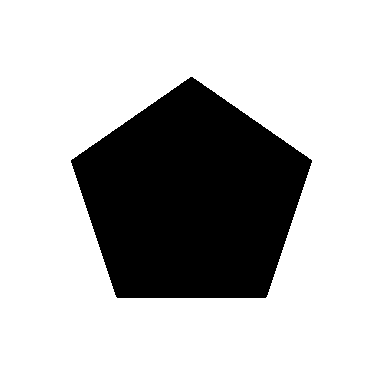
#> input picture Ustinov/LR3/pentagon.bmp, 366 x 366 px, found by its file name
$ jupyter execute LR2_Task.ipynb
#> lines starting #> are read from the running program, lines starting #| are printed output that depends on the picture; after the words box and inside, x2 and y2 are one past the last pixel; in counts of white or black regions, pixels touching at a corner belong together
[cell 1]
import numpy as np
import matplotlib.pyplot as plt
from scipy.ndimage import correlate
from PIL import Image, ImageDraw
import math

# [17 lines of commented-out code are left out]

Часть 1. Поиск границ

[cell 2]
# --- Загрузка изображения (аналог imread) ---
A = np.array(Image.open('pentagon.bmp'))
#> A is the input picture: shape (366, 366, 3); 72.3% white; 1 black region, box (x1, y1, x2, y2) and area: (71, 77, 312, 298) 37068

# Если изображение цветное — переводим в серое (аналог rgb2gray)
if A.ndim == 3:
    A = np.dot(A[..., :3], [0.2989, 0.5870, 0.1140])

plt.figure()
plt.imshow(A, cmap='gray')
plt.title('Загруженное изображение')
plt.axis('off')
plt.show()

print(f'Размер матрицы: {A.shape}')
#| Размер матрицы: (366, 366)

# --- Перевод в формат double (аналог im2double) ---
A = A.astype(np.float64) / 255.0

# --- Маска фильтра Собела (аналог задания Sx, Sy) ---
Sx = np.array([[-1, 0, 1],
               [-2, 0, 2],
               [-1, 0, 1]], dtype=np.float64)
Sy = Sx.T  # транспонирование (аналог Sx')

# --- Производные (аналог imfilter) ---
# correlate — корреляция, как imfilter в MATLAB по умолчанию
Dx = correlate(A, Sx)   # Производная по х → вертикальные границы
Dy = correlate(A, Sy)   # Производная по у → горизонтальные границы

fig, axes = plt.subplots(1, 2, figsize=(10, 4))
axes[0].imshow(Dx, cmap='gray')
axes[0].set_title('Вертикальные границы')
axes[0].axis('off')
axes[1].imshow(Dy, cmap='gray')
axes[1].set_title('Горизонтальные границы')
axes[1].axis('off')
plt.show()

# --- Функция edge (аналог edge(A) из методички) ---
# Включает: Собел + модуль градиента + немаксимальное подавление + порог

def edge_custom(img):
    """
    Аналог MATLAB edge(A).
    Реализация по методичке:
      1) Фильтр Собела
      2) Модуль градиента
      3) Немаксимальное подавление (по направлению градиента)
      4) Пороговая бинаризация
    """
    Sx = np.array([[-1, 0, 1], [-2, 0, 2], [-1, 0, 1]], dtype=np.float64)
    Sy = Sx.T

    Dx = correlate(img, Sx)
    Dy = correlate(img, Sy)

    mag = np.sqrt(Dx**2 + Dy**2)
    ang = np.degrees(np.arctan2(Dy, Dx)) % 180  # 0..180
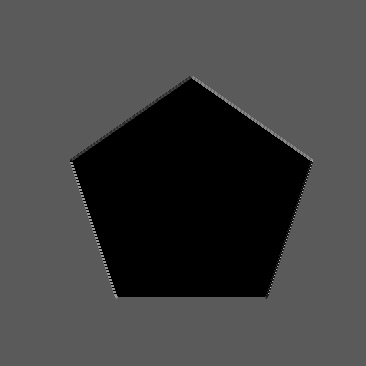
#> ang: shape (366, 366) float64; min 0, max 180, mean 65.7

    h, w = mag.shape
#> h = 366; w = 366
    nms = np.zeros_like(mag)

    # Немаксимальное подавление (алгоритм из теоретической части методички)
    for y in range(2, h - 2):
        for x in range(2, w - 2):
            a = ang[y, x]

            # Квантование направления градиента на 4 сектора
            if (a < 22.5) or (a >= 157.5):
                n1, n2 = mag[y, x - 1], mag[y, x + 1]
            elif 22.5 <= a < 67.5:
                n1, n2 = mag[y - 1, x + 1], mag[y + 1, x - 1]
            elif 67.5 <= a < 112.5:
                n1, n2 = mag[y - 1, x], mag[y + 1, x]
            else:
                n1, n2 = mag[y - 1, x - 1], mag[y + 1, x + 1]

            # Условие из методички: оставляем, если текущая >= соседей
            if mag[y, x] >= n1 and mag[y, x] >= n2:
                nms[y, x] = mag[y, x]

    # Пороговая бинаризация
    threshold = 0.10 * nms.max()
#> threshold = 0.447
    E = (nms > threshold).astype(np.uint8)
#> E: shape (366, 366); values 0 (black) and 1 (white), 0.78% white in thin lines or dots, all inside (x1, y1, x2, y2) = (70, 76, 313, 299)
    return E

E = edge_custom(A)

plt.figure()
plt.imshow(1 - E, cmap='gray')
plt.title('Границы единичной толщины')
plt.axis('off')
plt.show()

Часть 2. Поиск прямых с помощью преобразования Хафа (стандартная форма y = kx + b)

[cell 3]
# --- Пространство поиска (аналог H=zeros(KMAX,BMAX)) ---
KMAX = 1000
BMAX = 1000
H = np.zeros((KMAX, BMAX), dtype=np.float64)

# Ограничения на параметры прямых
kmax = 5.0
bmax = 1000.0

h_img, w_img = E.shape
#> h_img = 366; w_img = 366

# --- Преобразование Хафа (алгоритм из методички, часть 2) ---
for x in range(w_img):
    for y in range(h_img):
        if E[y, x] == 1:
            for KI in range(KMAX):
                k = KI * (2 * kmax) / (KMAX - 1) - kmax
                b = -(x + 1) * k + (y + 1)   # +1 для соответствия 1-based MATLAB
                BI = int(round((b + bmax) * (BMAX - 1) / (2 * bmax) + 1)) - 1  # → 0-based
                if 0 <= BI < BMAX:
                    H[KI, BI] += 1

plt.figure(figsize=(8, 8))
plt.imshow(-H, cmap='gray', aspect='auto')
plt.title('Пространство поиска (k, b)')
plt.xlabel('b')
plt.ylabel('k')
plt.show()

# --- Отрисовка найденных прямых (4 прохода, как в методичке) ---
A_draw = A.copy()

for Pass in range(4):
    # Ищем максимальный отклик (аналог max(H(:)), find)
    Hbest = H.max()
    idx = np.argwhere(H == Hbest)[0]
    KIbest, BIbest = idx[0], idx[1]

    # Пересчёт индексов в параметры (формулы из методички)
    kbest = KIbest * (2 * kmax) / (KMAX - 1) - kmax
    bbest = BIbest * (2 * bmax) / (BMAX - 1) - bmax

    # Рисуем прямую (перебор x, вычисление y = k*x + b)
    for x in range(w_img):
        y = int(round(kbest * (x + 1) + bbest)) - 1  # обратно в 0-based
        if 0 <= y < h_img:
            A_draw[y, x] = 0

    # Удаляем область максимума (заплатка, как в методичке)
    d = 5
    r1 = max(0, KIbest - d)
    r2 = min(KMAX, KIbest + d + 1)
    c1 = max(0, BIbest - d)
    c2 = min(BMAX, BIbest + d + 1)
    H[r1:r2, c1:c2] = 0
#> A_draw: shape (366, 366) float64; values 0 (black) and 1 (white), 71.7% white; 77 black regions (76 under 20 px), largest, box (x1, y1, x2, y2) and area: (0, 0, 366, 300) 37799
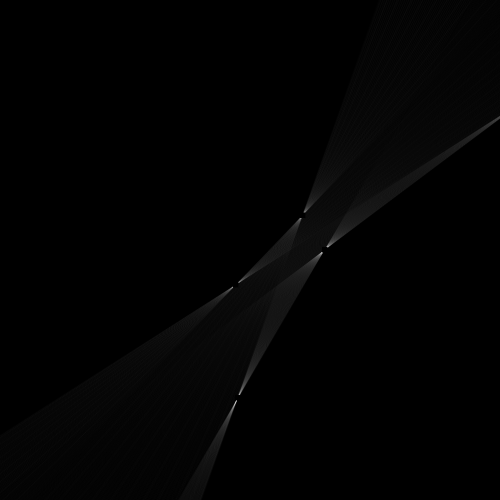
#> H: shape (1000, 1000) float64 (shown at 1/2 size); min 0, max 94, mean 0.9; drawn with min black and max white

plt.figure()
plt.imshow(A_draw, cmap='gray')
plt.title('Найденные прямые')
plt.axis('off')
plt.show()

Часть 3. Поиск прямых в нормальной форме (ρ = x·cos φ + y·sin φ)

[cell 4]
# --- Новое дуальное пространство <ρ, φ> ---
h_img, w_img = E.shape
RMAX = int(round(math.sqrt(w_img**2 + h_img**2))) + 1
#> RMAX = 519
FMAX = 360
H = np.zeros((RMAX, FMAX), dtype=np.float64)

# Предвычисление синусов и косинусов (как рекомендуется в методичке)
phi_arr = np.arange(1, 361)              # 1..360 градусов
cos_table = np.cos(np.radians(phi_arr))
sin_table = np.sin(np.radians(phi_arr))

# --- Преобразование Хафа в нормальной форме ---
for x in range(w_img):
    for y in range(h_img):
        if E[y, x] == 1:
            # ρ = x·cos φ + y·sin φ  (векторизовано по φ для скорости)
            ro_arr = (x + 1) * cos_table + (y + 1) * sin_table
            R_arr = np.round(ro_arr).astype(int)  # индекс = round(ρ) + 1 - 1 = round(ρ)
            for fi in range(FMAX):
                R = R_arr[fi]
                if 0 <= R < RMAX:
                    H[R, fi] += 1
#> H: shape (519, 360) float64

plt.figure(figsize=(10, 4))
plt.imshow(-H, cmap='gray', aspect='auto')
plt.title('Пространство поиска (ρ, φ) — пучки синусоид')
plt.xlabel('φ (градусы)')
plt.ylabel('ρ')
plt.show()

# --- Отрисовка 5 найденных прямых ---
A_draw = A.copy()

for pas in range(5):
    Hmax = H.max()
    idx = np.argwhere(H == Hmax)[0]
    Rbest, Fbest = idx[0], idx[1]
    ro = Rbest  # ρ = R - 1 + 1 → Rbest (т.к. индекс уже = round(ρ))

    f_deg = Fbest + 1  # обратно в 1..360
    sf = math.sin(math.radians(f_deg))
    cf = math.cos(math.radians(f_deg))

    if abs(sf) > 1 / math.sqrt(2):
        # Горизонтальные линии: перебор x, вычисление y
        for x in range(w_img):
            y = int(round((ro - (x + 1) * cf) / sf)) - 1
            if 0 <= y < h_img:
                A_draw[y, x] = 0
    else:
        # Вертикальные линии: перебор y, вычисление x
        for y in range(h_img):
            x = int(round((ro - (y + 1) * sf) / cf)) - 1
            if 0 <= x < w_img:
                A_draw[y, x] = 0

    # Удаляем область максимума
    d = 5
    r1 = max(0, Rbest - d)
    r2 = min(RMAX, Rbest + d + 1)
    c1 = max(0, Fbest - d)
    c2 = min(FMAX, Fbest + 5 + 1)  # как в методичке: Fbest+5
    H[r1:r2, c1:c2] = 0
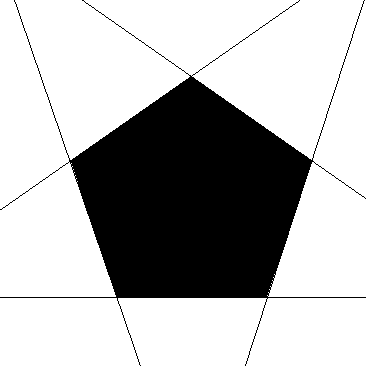
#> A_draw: shape (366, 366) float64; values 0 (black) and 1 (white), 71.4% white; 1 black region, box (x1, y1, x2, y2) and area: (0, 0, 366, 366) 38352
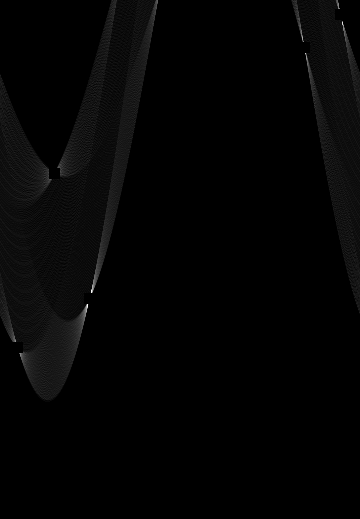
#> H: shape (519, 360) float64; min 0, max 59, mean 1; drawn with min black and max white

plt.figure()
plt.imshow(A_draw, cmap='gray')
plt.title('Найденные прямые')
plt.axis('off')
plt.show()

Часть 4. Поиск отрезков

[cell 5]
# --- Расширенное пространство поиска ---
h_img, w_img = E.shape
RMAX = int(round(math.sqrt(w_img**2 + h_img**2))) + 1
FMAX = 360

H = np.zeros((RMAX, FMAX), dtype=np.float64)

# Плоскости для накопления крайних координат (аналог Xmin, Ymin, Xmax, Ymax)
Xmin = np.full((RMAX, FMAX), w_img + 1, dtype=np.int32)
Ymin = np.full((RMAX, FMAX), h_img + 1, dtype=np.int32)
Xmax = np.zeros((RMAX, FMAX), dtype=np.int32)
Ymax = np.zeros((RMAX, FMAX), dtype=np.int32)

# Предвычисленные таблицы
phi_arr = np.arange(1, 361)
cos_table = np.cos(np.radians(phi_arr))
sin_table = np.sin(np.radians(phi_arr))

# --- Преобразование Хафа с накоплением крайних точек ---
for x in range(w_img):
    for y in range(h_img):
        if E[y, x] == 1:
            ro_arr = (x + 1) * cos_table + (y + 1) * sin_table
            R_arr = np.round(ro_arr).astype(int)
            for fi in range(FMAX):
                R = R_arr[fi]
                if 0 <= R < RMAX:
                    H[R, fi] += 1
                    # Накопление мин/макс координат (как в методичке)
                    if x < Xmin[R, fi]:
                        Xmin[R, fi] = x
                    if x > Xmax[R, fi]:
                        Xmax[R, fi] = x
                    if y < Ymin[R, fi]:
                        Ymin[R, fi] = y
                    if y > Ymax[R, fi]:
                        Ymax[R, fi] = y
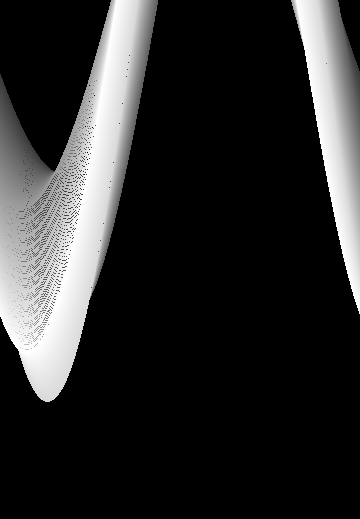
#> Xmax: shape (519, 360) int32; min 0, max 312, mean 53.6; drawn with min black and max white
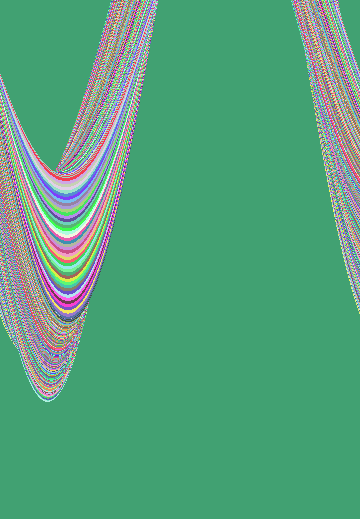
#> Xmin: shape (519, 360) int32; 244 distinct labels, from 70 to 367; one colour per label, 0 black
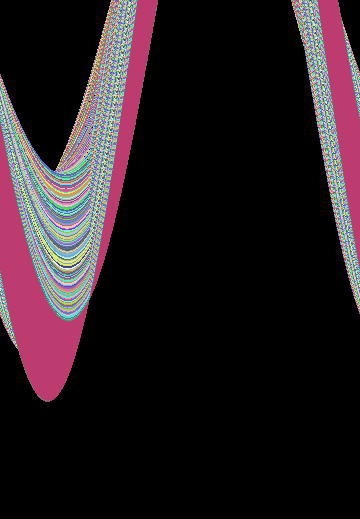
#> Ymax: shape (519, 360) int32; 219 distinct labels, from 0 to 298; one colour per label, 0 black
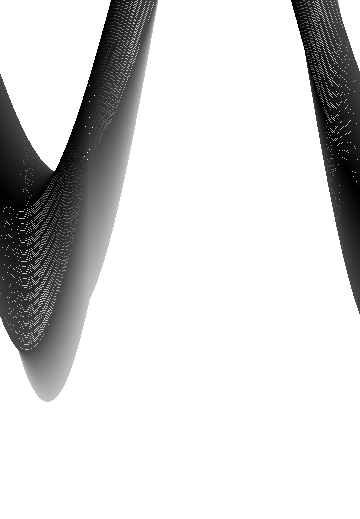
#> Ymin: shape (519, 360) int32; min 76, max 367, mean 319.5; drawn with min black and max white

plt.figure(figsize=(10, 4))
plt.imshow(-H, cmap='gray', aspect='auto')
plt.title('Пространство поиска (ρ, φ)')
plt.xlabel('φ')
plt.ylabel('ρ')
plt.show()

# --- Отрисовка отрезков на вспомогательном изображении ---
B = np.ones_like(A, dtype=np.float64) * 255  # белое вспомогательное изображение

for pas in range(5):
    Hmax = H.max()
    idx = np.argwhere(H == Hmax)[0]
    Rbest, Fbest = idx[0], idx[1]
    ro = Rbest

    f_deg = Fbest + 1
    sf = math.sin(math.radians(f_deg))
    cf = math.cos(math.radians(f_deg))

    if abs(sf) > 1 / math.sqrt(2):
        # Перебор x от Xmin до Xmax (как в методичке)
        x_start = Xmin[Rbest, Fbest]
        x_end = Xmax[Rbest, Fbest]
        for x in range(x_start, x_end + 1):
            y = int(round((ro - (x + 1) * cf) / sf)) - 1
            if 0 <= y < h_img:
                B[y, x] = 0
    else:
        # Перебор y от Ymin до Ymax
        y_start = Ymin[Rbest, Fbest]
        y_end = Ymax[Rbest, Fbest]
        for y in range(y_start, y_end + 1):
            x = int(round((ro - (y + 1) * sf) / cf)) - 1
            if 0 <= x < w_img:
                B[y, x] = 0

    # Удаляем область максимума
    d = 5
    r1 = max(0, Rbest - d)
    r2 = min(RMAX, Rbest + d + 1)
    c1 = max(0, Fbest - d)
    c2 = min(FMAX, Fbest + 5 + 1)
    H[r1:r2, c1:c2] = 0
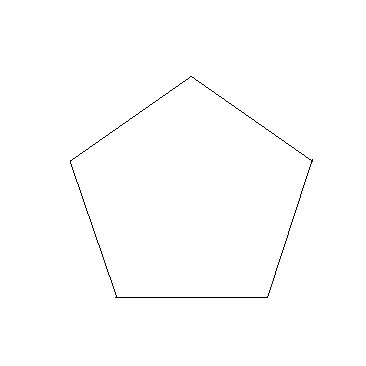
#> B: shape (366, 366) float64; 99.5% white; black in thin lines or dots, all inside (x1, y1, x2, y2) = (70, 76, 313, 298)

plt.figure()
plt.imshow(B, cmap='gray')
plt.title('Найденные отрезки')
plt.axis('off')
plt.show()

# --- Отображение отрезков красным цветом поверх пятиугольника ---
# Аналог MATLAB: R=bitor(A,imcomplement(B)); G=bitand(A,B); B=bitand(A,B); C=cat(3,R,G,B)

A_u8 = (A * 255).astype(np.uint8)
B_u8 = B.astype(np.uint8)

R_ch = np.bitwise_or(A_u8, np.bitwise_xor(B_u8, 255))   # bitor(A, imcomplement(B))
G_ch = np.bitwise_and(A_u8, B_u8)                        # bitand(A, B)
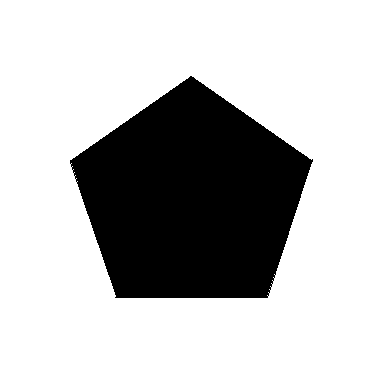
#> G_ch: shape (366, 366); values 0 (black) and 254 (white), 72.1% white; 1 black region, box (x1, y1, x2, y2) and area: (70, 76, 313, 298) 37343
B_ch = np.bitwise_and(A_u8, B_u8)                        # bitand(A, B)

C = np.stack([R_ch, G_ch, B_ch], axis=-1)                 # cat(3, R, G, B)

plt.figure()
plt.imshow(C)
plt.title('Найденные отрезки поверхности пятиугольника')
plt.axis('off')
plt.show()
